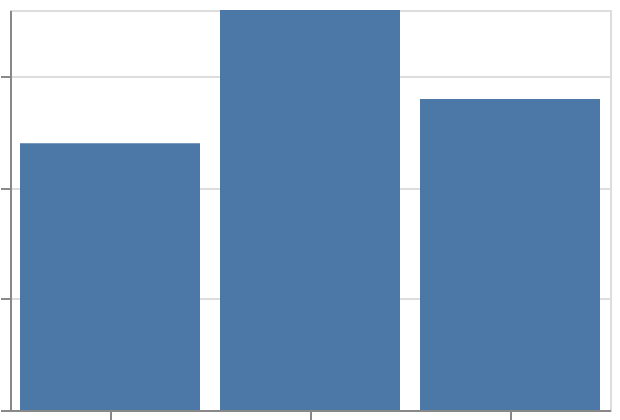

Write the Vega-Lite specification saved for this chart.
### Vega-Lite specification from a JSON file in a GitHub repository (floating-point values rounded to 4 significant figures)
{"$schema": "https://vega.github.io/schema/vega-lite/v6.json", "padding": 5, "autosize": "none", "width": 300, "height": 200, "data": {"name": "table", "values": [{"c": "A", "g": "p", "x": 1, "y": 2, "v": 5, "t": "2024-01-15", "o": {"v": 3}, "IMDB Rating": 6.1, "d": "x1"}, {"c": "B", "g": "q", "x": 2, "y": 4, "v": 9, "t": "2024-02-20", "o": {"v": 7}, "IMDB Rating": 7.4, "d": "x2"}, {"c": "A", "g": "q", "x": 3, "y": 3, "v": 2, "t": "2024-03-05", "o": {"v": 1}, "IMDB Rating": 5.2, "d": "x1"}, {"c": "C", "g": "p", "x": 4, "y": 6, "v": 7, "t": "2024-05-30", "o": {"v": 4}, "IMDB Rating": 8.8, "d": "x3"}, {"c": "B", "g": "p", "x": 5, "y": 5, "v": 4, "t": "2024-07-11", "o": {"v": 9}, "IMDB Rating": 6.9, "d": "x2"}, {"c": "C", "g": "q", "x": 6, "y": 8, "v": 6, "t": "2024-09-02", "o": {"v": 2}, "IMDB Rating": 7.7, "d": "x3"}, {"c": "A", "g": "p", "x": 7, "y": 7, "v": 8, "t": "2024-11-25", "o": {"v": 5}, "IMDB Rating": 4.4, "d": "x1"}, {"c": "B", "g": "q", "x": 8, "y": 9, "v": 3, "t": "2024-12-31", "o": {"v": 8}, "IMDB Rating": 9.1, "d": "x2"}]}, "mark": "bar", "encoding": {"x": {"field": "c", "type": "nominal", "sort": "ascending"}, "y": {"field": "y", "type": "quantitative", "aggregate": "sum"}}}
